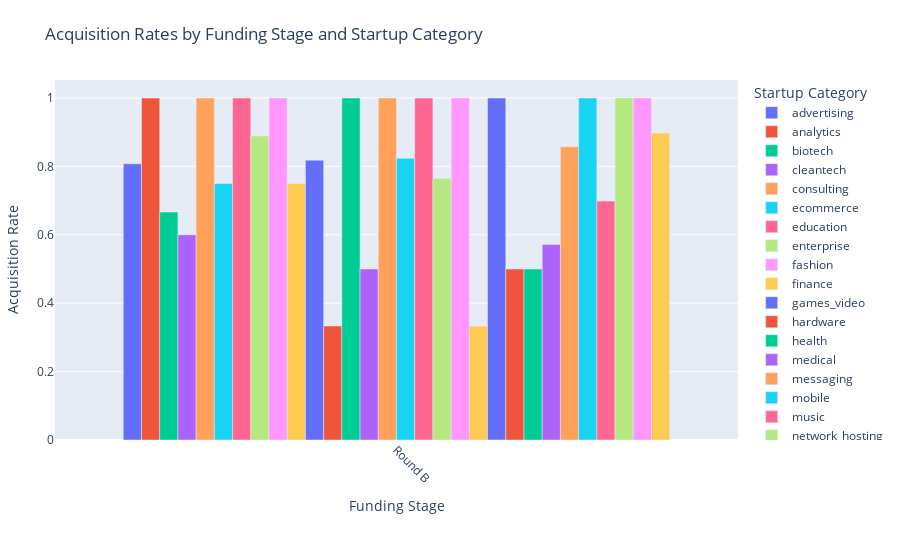

The code cell stored with this chart in its notebook:
### Code cell
roundb = [
    {
        "$project": {
            "category": "$category_code",
            "funding_stages": [
                {"stage": "Round B", "present": "$has_roundB"},

            ],
            "status": "$status"
        }
    },
    {
        "$unwind": "$funding_stages" 
    },
    {
        "$match": {"funding_stages.present": 1}  
    },
    {
        "$group": {
            "_id": {
                "category": "$category",
                "funding_stage": "$funding_stages.stage"
            },
            "totalCount": {"$sum": 1},
            "acquiredCount": {
                "$sum": {"$cond": [{"$eq": ["$status", "acquired"]}, 1, 0]}
            }
        }
    },
    {
        "$addFields": {
            "acquisition_rate": {"$divide": ["$acquiredCount", "$totalCount"]}
        }
    },
    {"$sort": {"_id.category": 1, "_id.funding_stage": 1}}
]
# Run
result = list(startup_data.aggregate(roundb))

# Convert to DataFrame
data = pd.DataFrame(result)

# Flatten the _id field into separate columns
data = pd.concat([data.drop(columns="_id"), data["_id"].apply(pd.Series)], axis=1)

# Rename columns for clarity
data.rename(columns={"category": "Startup Category", "funding_stage": "Funding Stage"}, inplace=True)

# Create a grouped bar chart
fig = plt.bar(
    data,
    x="Funding Stage",
    y="acquisition_rate",
    color="Startup Category", 
    title="Acquisition Rates by Funding Stage and Startup Category",
    labels={
        "Funding Stage": "Funding Stage",
        "acquisition_rate": "Acquisition Rate",
        "Startup Category": "Startup Category"
    },
    barmode="group"  # Grouped bars for comparison
)

# Adjust layout for readability
fig.update_layout(
    xaxis=dict(tickangle=45), 
    legend=dict(title="Startup Category"),
    margin=dict(l=40, r=40, t=80, b=120) 
)

fig.show()

### Figure 1 — Plotly figure (JSON) as saved in the notebook; plotly's stock layout.template omitted (floating-point values rounded to 4 significant figures)
{"data": [{"alignmentgroup": "True", "hovertemplate": "Startup Category=advertising<br>Funding Stage=%{x}<br>Acquisition Rate=%{y}<extra></extra>", "legendgroup": "advertising", "marker": {"color": "#636efa", "pattern": {"shape": ""}}, "name": "advertising", "offsetgroup": "advertising", "orientation": "v", "showlegend": true, "textposition": "auto", "type": "bar", "x": ["Round B"], "xaxis": "x", "y": [0.8077], "yaxis": "y"}, {"alignmentgroup": "True", "hovertemplate": "Startup Category=analytics<br>Funding Stage=%{x}<br>Acquisition Rate=%{y}<extra></extra>", "legendgroup": "analytics", "marker": {"color": "#EF553B", "pattern": {"shape": ""}}, "name": "analytics", "offsetgroup": "analytics", "orientation": "v", "showlegend": true, "textposition": "auto", "type": "bar", "x": ["Round B"], "xaxis": "x", "y": [1], "yaxis": "y"}, {"alignmentgroup": "True", "hovertemplate": "Startup Category=biotech<br>Funding Stage=%{x}<br>Acquisition Rate=%{y}<extra></extra>", "legendgroup": "biotech", "marker": {"color": "#00cc96", "pattern": {"shape": ""}}, "name": "biotech", "offsetgroup": "biotech", "orientation": "v", "showlegend": true, "textposition": "auto", "type": "bar", "x": ["Round B"], "xaxis": "x", "y": [0.6667], "yaxis": "y"}, {"alignmentgroup": "True", "hovertemplate": "Startup Category=cleantech<br>Funding Stage=%{x}<br>Acquisition Rate=%{y}<extra></extra>", "legendgroup": "cleantech", "marker": {"color": "#ab63fa", "pattern": {"shape": ""}}, "name": "cleantech", "offsetgroup": "cleantech", "orientation": "v", "showlegend": true, "textposition": "auto", "type": "bar", "x": ["Round B"], "xaxis": "x", "y": [0.6], "yaxis": "y"}, {"alignmentgroup": "True", "hovertemplate": "Startup Category=consulting<br>Funding Stage=%{x}<br>Acquisition Rate=%{y}<extra></extra>", "legendgroup": "consulting", "marker": {"color": "#FFA15A", "pattern": {"shape": ""}}, "name": "consulting", "offsetgroup": "consulting", "orientation": "v", "showlegend": true, "textposition": "auto", "type": "bar", "x": ["Round B"], "xaxis": "x", "y": [1], "yaxis": "y"}, {"alignmentgroup": "True", "hovertemplate": "Startup Category=ecommerce<br>Funding Stage=%{x}<br>Acquisition Rate=%{y}<extra></extra>", "legendgroup": "ecommerce", "marker": {"color": "#19d3f3", "pattern": {"shape": ""}}, "name": "ecommerce", "offsetgroup": "ecommerce", "orientation": "v", "showlegend": true, "textposition": "auto", "type": "bar", "x": ["Round B"], "xaxis": "x", "y": [0.75], "yaxis": "y"}, {"alignmentgroup": "True", "hovertemplate": "Startup Category=education<br>Funding Stage=%{x}<br>Acquisition Rate=%{y}<extra></extra>", "legendgroup": "education", "marker": {"color": "#FF6692", "pattern": {"shape": ""}}, "name": "education", "offsetgroup": "education", "orientation": "v", "showlegend": true, "textposition": "auto", "type": "bar", "x": ["Round B"], "xaxis": "x", "y": [1], "yaxis": "y"}, {"alignmentgroup": "True", "hovertemplate": "Startup Category=enterprise<br>Funding Stage=%{x}<br>Acquisition Rate=%{y}<extra></extra>", "legendgroup": "enterprise", "marker": {"color": "#B6E880", "pattern": {"shape": ""}}, "name": "enterprise", "offsetgroup": "enterprise", "orientation": "v", "showlegend": true, "textposition": "auto", "type": "bar", "x": ["Round B"], "xaxis": "x", "y": [0.8889], "yaxis": "y"}, {"alignmentgroup": "True", "hovertemplate": "Startup Category=fashion<br>Funding Stage=%{x}<br>Acquisition Rate=%{y}<extra></extra>", "legendgroup": "fashion", "marker": {"color": "#FF97FF", "pattern": {"shape": ""}}, "name": "fashion", "offsetgroup": "fashion", "orientation": "v", "showlegend": true, "textposition": "auto", "type": "bar", "x": ["Round B"], "xaxis": "x", "y": [1], "yaxis": "y"}, {"alignmentgroup": "True", "hovertemplate": "Startup Category=finance<br>Funding Stage=%{x}<br>Acquisition Rate=%{y}<extra></extra>", "legendgroup": "finance", "marker": {"color": "#FECB52", "pattern": {"shape": ""}}, "name": "finance", "offsetgroup": "finance", "orientation": "v", "showlegend": true, "textposition": "auto", "type": "bar", "x": ["Round B"], "xaxis": "x", "y": [0.75], "yaxis": "y"}, {"alignmentgroup": "True", "hovertemplate": "Startup Category=games_video<br>Funding Stage=%{x}<br>Acquisition Rate=%{y}<extra></extra>", "legendgroup": "games_video", "marker": {"color": "#636efa", "pattern": {"shape": ""}}, "name": "games_video", "offsetgroup": "games_video", "orientation": "v", "showlegend": true, "textposition": "auto", "type": "bar", "x": ["Round B"], "xaxis": "x", "y": [0.8182], "yaxis": "y"}, {"alignmentgroup": "True", "hovertemplate": "Startup Category=hardware<br>Funding Stage=%{x}<br>Acquisition Rate=%{y}<extra></extra>", "legendgroup": "hardware", "marker": {"color": "#EF553B", "pattern": {"shape": ""}}, "name": "hardware", "offsetgroup": "hardware", "orientation": "v", "showlegend": true, "textposition": "auto", "type": "bar", "x": ["Round B"], "xaxis": "x", "y": [0.3333], "yaxis": "y"}, {"alignmentgroup": "True", "hovertemplate": "Startup Category=health<br>Funding Stage=%{x}<br>Acquisition Rate=%{y}<extra></extra>", "legendgroup": "health", "marker": {"color": "#00cc96", "pattern": {"shape": ""}}, "name": "health", "offsetgroup": "health", "orientation": "v", "showlegend": true, "textposition": "auto", "type": "bar", "x": ["Round B"], "xaxis": "x", "y": [1], "yaxis": "y"}, {"alignmentgroup": "True", "hovertemplate": "Startup Category=medical<br>Funding Stage=%{x}<br>Acquisition Rate=%{y}<extra></extra>", "legendgroup": "medical", "marker": {"color": "#ab63fa", "pattern": {"shape": ""}}, "name": "medical", "offsetgroup": "medical", "orientation": "v", "showlegend": true, "textposition": "auto", "type": "bar", "x": ["Round B"], "xaxis": "x", "y": [0.5], "yaxis": "y"}, {"alignmentgroup": "True", "hovertemplate": "Startup Category=messaging<br>Funding Stage=%{x}<br>Acquisition Rate=%{y}<extra></extra>", "legendgroup": "messaging", "marker": {"color": "#FFA15A", "pattern": {"shape": ""}}, "name": "messaging", "offsetgroup": "messaging", "orientation": "v", "showlegend": true, "textposition": "auto", "type": "bar", "x": ["Round B"], "xaxis": "x", "y": [1], "yaxis": "y"}, {"alignmentgroup": "True", "hovertemplate": "Startup Category=mobile<br>Funding Stage=%{x}<br>Acquisition Rate=%{y}<extra></extra>", "legendgroup": "mobile", "marker": {"color": "#19d3f3", "pattern": {"shape": ""}}, "name": "mobile", "offsetgroup": "mobile", "orientation": "v", "showlegend": true, "textposition": "auto", "type": "bar", "x": ["Round B"], "xaxis": "x", "y": [0.8235], "yaxis": "y"}, {"alignmentgroup": "True", "hovertemplate": "Startup Category=music<br>Funding Stage=%{x}<br>Acquisition Rate=%{y}<extra></extra>", "legendgroup": "music", "marker": {"color": "#FF6692", "pattern": {"shape": ""}}, "name": "music", "offsetgroup": "music", "orientation": "v", "showlegend": true, "textposition": "auto", "type": "bar", "x": ["Round B"], "xaxis": "x", "y": [1], "yaxis": "y"}, {"alignmentgroup": "True", "hovertemplate": "Startup Category=network_hosting<br>Funding Stage=%{x}<br>Acquisition Rate=%{y}<extra></extra>", "legendgroup": "network_hosting", "marker": {"color": "#B6E880", "pattern": {"shape": ""}}, "name": "network_hosting", "offsetgroup": "network_hosting", "orientation": "v", "showlegend": true, "textposition": "auto", "type": "bar", "x": ["Round B"], "xaxis": "x", "y": [0.7647], "yaxis": "y"}, {"alignmentgroup": "True", "hovertemplate": "Startup Category=news<br>Funding Stage=%{x}<br>Acquisition Rate=%{y}<extra></extra>", "legendgroup": "news", "marker": {"color": "#FF97FF", "pattern": {"shape": ""}}, "name": "news", "offsetgroup": "news", "orientation": "v", "showlegend": true, "textposition": "auto", "type": "bar", "x": ["Round B"], "xaxis": "x", "y": [1], "yaxis": "y"}, {"alignmentgroup": "True", "hovertemplate": "Startup Category=other<br>Funding Stage=%{x}<br>Acquisition Rate=%{y}<extra></extra>", "legendgroup": "other", "marker": {"color": "#FECB52", "pattern": {"shape": ""}}, "name": "other", "offsetgroup": "other", "orientation": "v", "showlegend": true, "textposition": "auto", "type": "bar", "x": ["Round B"], "xaxis": "x", "y": [0.3333], "yaxis": "y"}, {"alignmentgroup": "True", "hovertemplate": "Startup Category=photo_video<br>Funding Stage=%{x}<br>Acquisition Rate=%{y}<extra></extra>", "legendgroup": "photo_video", "marker": {"color": "#636efa", "pattern": {"shape": ""}}, "name": "photo_video", "offsetgroup": "photo_video", "orientation": "v", "showlegend": true, "textposition": "auto", "type": "bar", "x": ["Round B"], "xaxis": "x", "y": [1], "yaxis": "y"}, {"alignmentgroup": "True", "hovertemplate": "Startup Category=public_relations<br>Funding Stage=%{x}<br>Acquisition Rate=%{y}<extra></extra>", "legendgroup": "public_relations", "marker": {"color": "#EF553B", "pattern": {"shape": ""}}, "name": "public_relations", "offsetgroup": "public_relations", "orientation": "v", "showlegend": true, "textposition": "auto", "type": "bar", "x": ["Round B"], "xaxis": "x", "y": [0.5], "yaxis": "y"}, {"alignmentgroup": "True", "hovertemplate": "Startup Category=search<br>Funding Stage=%{x}<br>Acquisition Rate=%{y}<extra></extra>", "legendgroup": "search", "marker": {"color": "#00cc96", "pattern": {"shape": ""}}, "name": "search", "offsetgroup": "search", "orientation": "v", "showlegend": true, "textposition": "auto", "type": "bar", "x": ["Round B"], "xaxis": "x", "y": [0.5], "yaxis": "y"}, {"alignmentgroup": "True", "hovertemplate": "Startup Category=security<br>Funding Stage=%{x}<br>Acquisition Rate=%{y}<extra></extra>", "legendgroup": "security", "marker": {"color": "#ab63fa", "pattern": {"shape": ""}}, "name": "security", "offsetgroup": "security", "orientation": "v", "showlegend": true, "textposition": "auto", "type": "bar", "x": ["Round B"], "xaxis": "x", "y": [0.5714], "yaxis": "y"}, {"alignmentgroup": "True", "hovertemplate": "Startup Category=semiconductor<br>Funding Stage=%{x}<br>Acquisition Rate=%{y}<extra></extra>", "legendgroup": "semiconductor", "marker": {"color": "#FFA15A", "pattern": {"shape": ""}}, "name": "semiconductor", "offsetgroup": "semiconductor", "orientation": "v", "showlegend": true, "textposition": "auto", "type": "bar", "x": ["Round B"], "xaxis": "x", "y": [0.8571], "yaxis": "y"}, {"alignmentgroup": "True", "hovertemplate": "Startup Category=social<br>Funding Stage=%{x}<br>Acquisition Rate=%{y}<extra></extra>", "legendgroup": "social", "marker": {"color": "#19d3f3", "pattern": {"shape": ""}}, "name": "social", "offsetgroup": "social", "orientation": "v", "showlegend": true, "textposition": "auto", "type": "bar", "x": ["Round B"], "xaxis": "x", "y": [1], "yaxis": "y"}, {"alignmentgroup": "True", "hovertemplate": "Startup Category=software<br>Funding Stage=%{x}<br>Acquisition Rate=%{y}<extra></extra>", "legendgroup": "software", "marker": {"color": "#FF6692", "pattern": {"shape": ""}}, "name": "software", "offsetgroup": "software", "orientation": "v", "showlegend": true, "textposition": "auto", "type": "bar", "x": ["Round B"], "xaxis": "x", "y": [0.6986], "yaxis": "y"}, {"alignmentgroup": "True", "hovertemplate": "Startup Category=transportation<br>Funding Stage=%{x}<br>Acquisition Rate=%{y}<extra></extra>", "legendgroup": "transportation", "marker": {"color": "#B6E880", "pattern": {"shape": ""}}, "name": "transportation", "offsetgroup": "transportation", "orientation": "v", "showlegend": true, "textposition": "auto", "type": "bar", "x": ["Round B"], "xaxis": "x", "y": [1], "yaxis": "y"}, {"alignmentgroup": "True", "hovertemplate": "Startup Category=travel<br>Funding Stage=%{x}<br>Acquisition Rate=%{y}<extra></extra>", "legendgroup": "travel", "marker": {"color": "#FF97FF", "pattern": {"shape": ""}}, "name": "travel", "offsetgroup": "travel", "orientation": "v", "showlegend": true, "textposition": "auto", "type": "bar", "x": ["Round B"], "xaxis": "x", "y": [1], "yaxis": "y"}, {"alignmentgroup": "True", "hovertemplate": "Startup Category=web<br>Funding Stage=%{x}<br>Acquisition Rate=%{y}<extra></extra>", "legendgroup": "web", "marker": {"color": "#FECB52", "pattern": {"shape": ""}}, "name": "web", "offsetgroup": "web", "orientation": "v", "showlegend": true, "textposition": "auto", "type": "bar", "x": ["Round B"], "xaxis": "x", "y": [0.8974], "yaxis": "y"}], "layout": {"barmode": "group", "legend": {"title": {"text": "Startup Category"}, "tracegroupgap": 0}, "margin": {"b": 120, "l": 40, "r": 40, "t": 80}, "title": {"text": "Acquisition Rates by Funding Stage and Startup Category"}, "xaxis": {"anchor": "y", "domain": [0, 1], "tickangle": 45, "title": {"text": "Funding Stage"}}, "yaxis": {"anchor": "x", "domain": [0, 1], "title": {"text": "Acquisition Rate"}}}}
